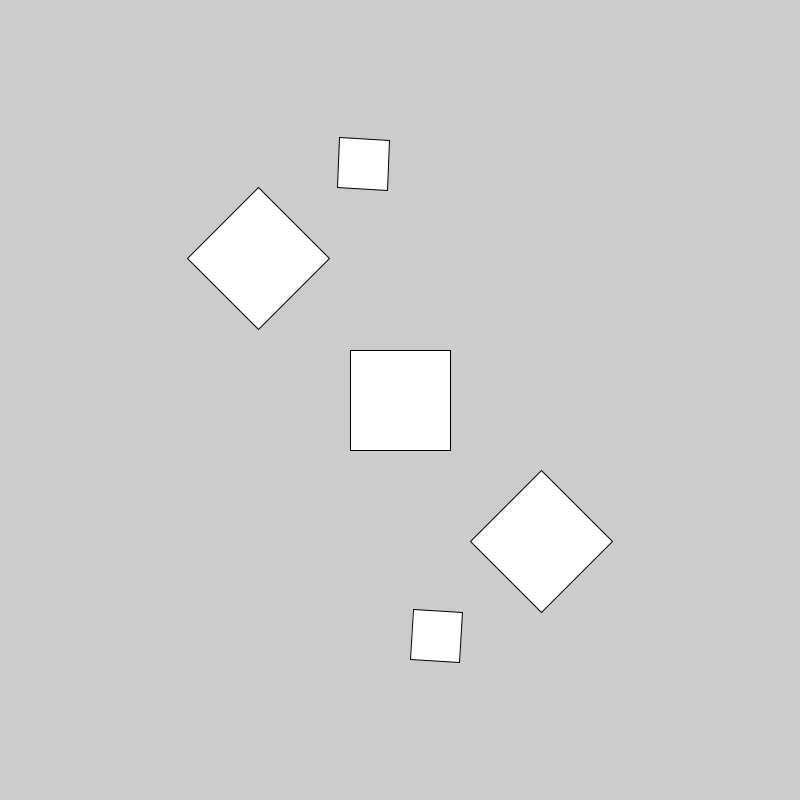
Frame 1 (no input)
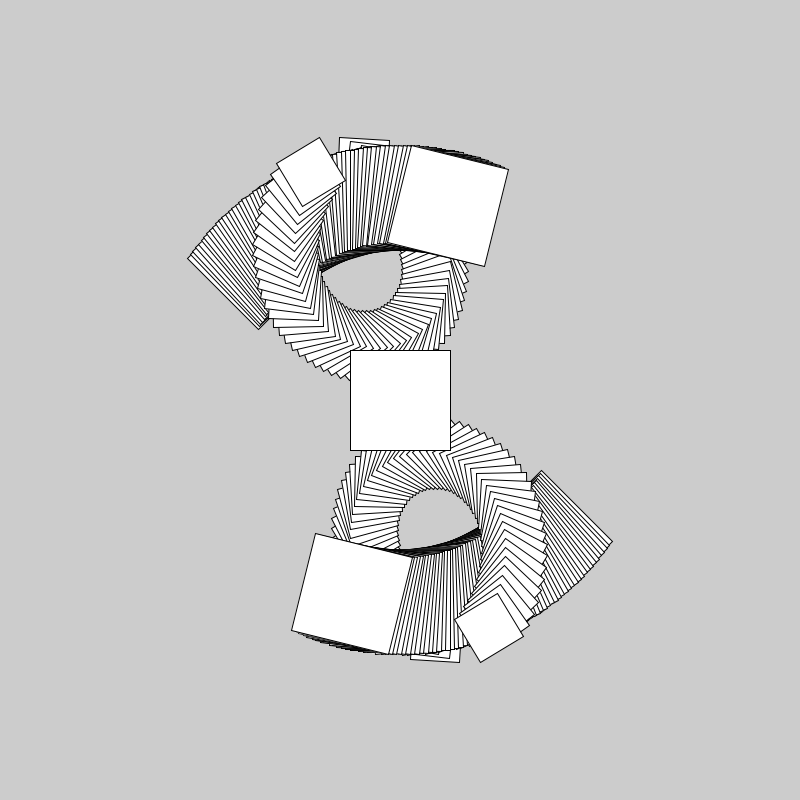
Frame 60 (the mouse pressed at the canvas centre just before this capture)
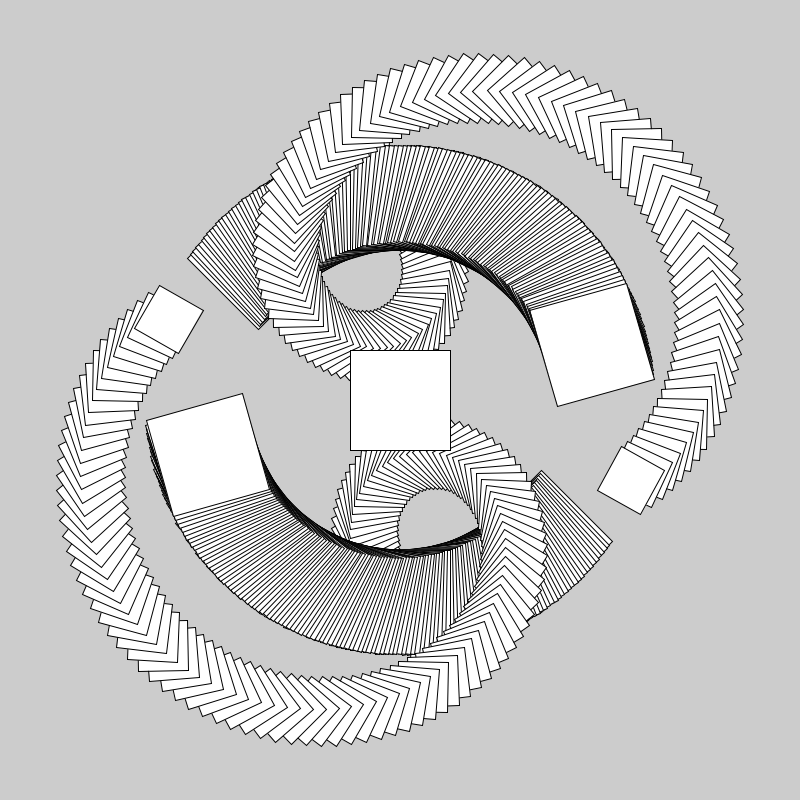
Frame 120 (the mouse held since frame 60 and released just before this capture)

The Processing sketch that drew these frames (run headless with seeded random() and noise(); from frame 60 on, the mouse is pressed at the canvas centre):

// Processing sketch: nc_week2hw_05
// ── nc_week2hw_05.pde
float rotAngle = 45;

void setup() { 
  
  size(800,800);
  
  
}

void draw() {
  
  pushMatrix();
  
  translate(width/2,height/2); 
  rectMode(CENTER);
  rect(0,0,100,100);
  
  rotate(radians(rotAngle));
  
  rotAngle+=1;
  
  pushMatrix();
  
  translate(200,0);
  rect(0,0,100,100);
  
  rotate(radians(rotAngle*3));
  rect(100,-100,50,50);
  
  
  popMatrix();
  
  pushMatrix();
  
  translate(-200,0);
  rect(0,0,100,100);
  
  rotate(radians(rotAngle*3));
  rect(-100,100,50,50);
  
  popMatrix();
  
  
  
  popMatrix();
  
}
